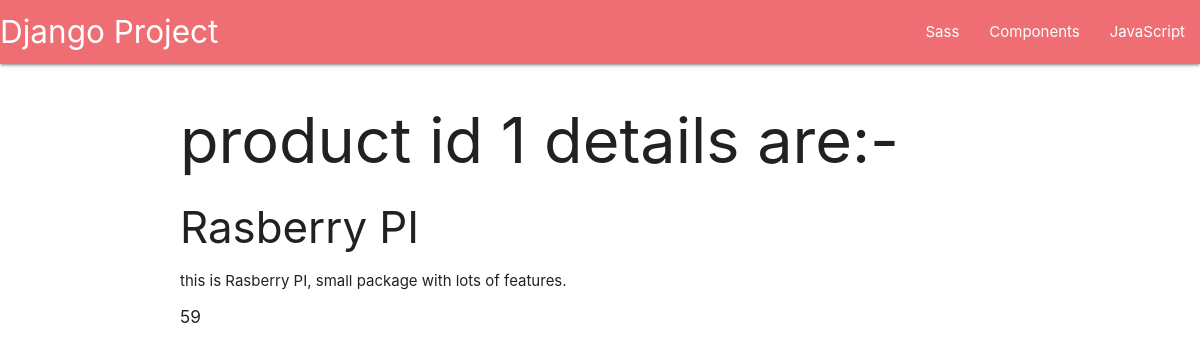
The page /products/1/ on the database its author committed.
### products/models.py (models this page shows)
class Products(models.Model):
    user = models.ForeignKey(User, null=True, on_delete=models.SET_NULL)
    title = models.CharField(max_length=220)
    content = models.TextField(null=True, blank=True)
    price = models.IntegerField(default=0)

### products/views.py (the view)
# urls.py: path('products/<int:pk>/',Product_detail_view),
def Product_detail_view(request, pk):
    try:
        obj = Products.objects.get(pk=pk)
    except:
        raise Http404
    return render(request, "products/detail.html", {"object":obj})

### templates/products/detail.html (shortened to what this page needs)
{% extends "base.html" %}
{% block body %}
<h1> product id {{object.id}} details are:- </h1>
<h3> {{object.title}} </h3>
{% include "products/detail_snippet.html" with product=object%}
<h6> {{object.price}} </h6>
{% endblock %}

### templates/products/detail_snippet.html
{% if product.content %}
<p>{{product.content}}</p>
{% else %}
<p>Content coming soon.</p>
{% endif %}

### rows shown on the page
Products: id "1", title "Rasberry PI", content "this is Rasberry PI, small package with lots of features.", price "59"
